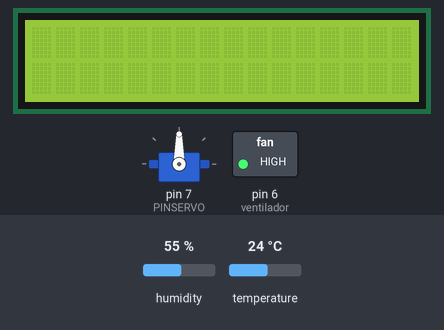
The sketch below on a simulated Arduino Uno, built with avr-gcc and run on an emulated ATmega328P. Parts: servo, 16×2 character LCD, switched loads named in the sketch (green lamp = pin HIGH). The test bench sets the inputs (shaded band); at power-on: temperature 24 °C, humidity 55 %. What the sketch prints to the serial monitor is not drawn.

Above: at 1.2 s.
1.3 s: temperature set to 35 °C
11.3 s: temperature set to 38 °C
At 21.9 s:
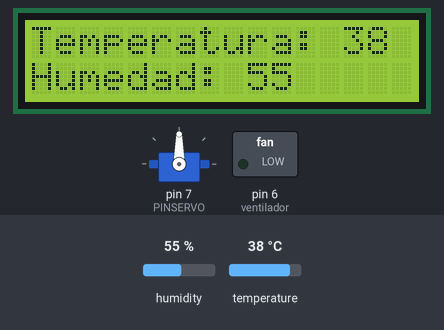
22.1 s: humidity set to 22 %
At 24.0 s:
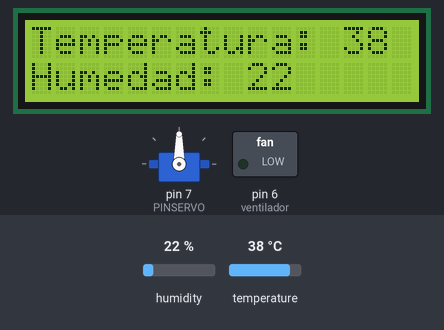
28.1 s: humidity set to 40 %
At 30.1 s:
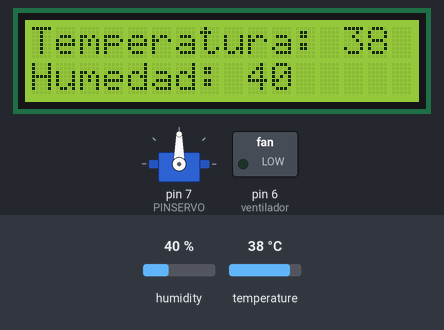
Timing chart, 0 to 31.6 s (numbered marks = the images above; inputs shaded):
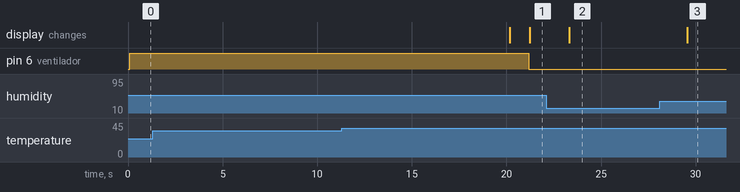

The sketch:

Encubadora.ino
```cpp
#include <Wire.h>    //Para pantalla LED
#include <LiquidCrystal_I2C.h> //PantallaLED
#include <DHT.h> //Sensor Temp/Hum
#include <DHT_U.h>
#include <Servo.h> //Servo


int sensor=3;
int ventilador=6;
int calor=5;
int Buttom = 1;
int PINSERVO = 7;   // pin 7 conectado a señal del servo

int PULSOMIN = 760;    // pulso minimo en microsegundos
int PULSOMAX = 2420;    // pulso maximo en microsegundos

int temperatura;
int humedad;
String first, second;

int espera=0;
int grados=90;

LiquidCrystal_I2C lcd(0x27, 16, 2);
DHT dht(sensor, DHT11);
Servo servo1;

void setup(){

  servo1.attach(PINSERVO, PULSOMIN, PULSOMAX);
  lcd.begin();
  lcd.backlight();
  Serial.begin(9600);
  dht.begin();
  pinMode(sensor, INPUT);
  pinMode(ventilador, OUTPUT);
  pinMode(Buttom, INPUT);

}

void loop() {
  if (digitalRead(Buttom)==HIGH){ //Modo de Incubación
    temperatura=dht.readTemperature();
    humedad=dht.readHumidity();
    first =(temperatura);
    second = (humedad);
    Serial.println(temperatura);
    while (temperatura<37.8){
      temperatura=dht.readTemperature();
      digitalWrite(ventilador,HIGH);
      digitalWrite(calor,HIGH);
      delay(5000);
      espera+=5000;
      digitalWrite(calor,LOW);
    }
    if (espera >= 3600000){
      if (grados>0){
        for(grados;grados>=0;grados-=3){
          servo1.write(grados);
          delay(200);
          Serial.println(grados);
        }
      }
      else{
        for(grados;grados<=180;grados+=3){
          servo1.write(grados);
          delay(200);
          Serial.println(grados);
        }
      }
      espera=0;
    }
    lcd.clear();
    lcd.print("Temperatura: "+ first);
    lcd.setCursor(0,1);
    lcd.print("Humedad: " + second);
    delay(1000);
    espera+=1000;
    digitalWrite(ventilador,LOW);
  }

  if (digitalRead(Buttom)==LOW){ //Modo de Eclosión
    servo1.write(90);
    temperatura=dht.readTemperature();
    humedad=dht.readHumidity();
    first =(temperatura);
    second = (humedad);
    Serial.println(temperatura);
    while (temperatura<36.5){
      temperatura=dht.readTemperature();
      digitalWrite(ventilador,HIGH);
      digitalWrite(calor,HIGH);
      delay(5000);
      digitalWrite(calor,LOW);
    }

    //No hay vueltas en este modo

    lcd.clear();
    lcd.print("Temperatura: "+ first);
    lcd.setCursor(0,1);
    lcd.print("Humedad: " + second);
    delay(1000);
    espera+=1000;
    digitalWrite(ventilador,LOW);
  }
}
```

Measured:
- the behaviour switches between 36 and 37 °C on temperature (found by bisection; images 0 and 1)
- after the input at 1.3 s, every drawn part: stays the same
- after the input at 11.3 s, pin 6 (ventilador): HIGH → LOW after 9.9 s; the display: first changes after 8.9 s (image 1 shows a later state)
- after the input at 22.1 s, the display: changes after 1.2 s (image 2)
- after the input at 28.1 s, the display: changes after 1.5 s (image 3)
